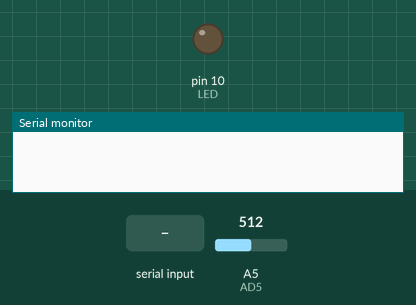
Bench run of a sketch on a simulated Arduino Uno, built with avr-gcc and run on an emulated ATmega328P. Parts: output pins drawn as LEDs (lit = HIGH), the last lines printed to the serial monitor. The inputs (shaded band) are chosen by the test bench; at power-on: A5 (AD5) = 512.

Above: at 1.2 s.
1.3 s: "7" received over Serial
At 1.7 s:
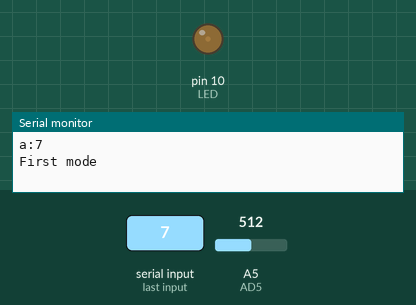
2.8 s: "8" received over Serial
At 4.0 s:
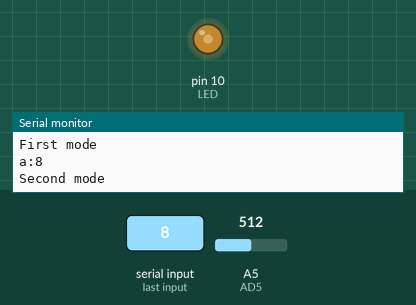
4.3 s: "9" received over Serial
At 5.2 s:
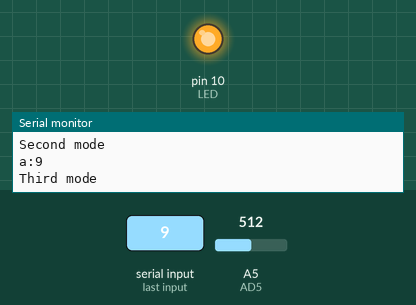
5.8 s: "6" received over Serial
At 7.1 s:
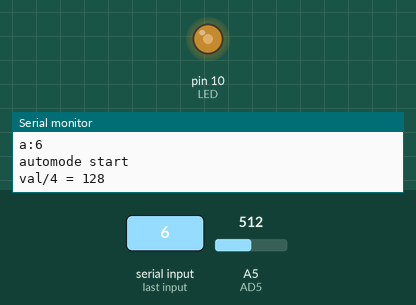
Timing chart, 0 to 8.8 s (numbered marks = the images above; inputs shaded):
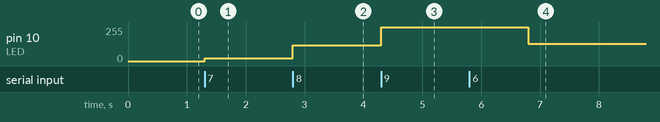

The sketch:

Photoresisstance.ino
```cpp
#define AD5 A5   //定义模拟口A5
#define LED 10   //定义数字口13

int val = 0;//光照度数值
bool auto_mode = false;
String a;
void setup()  //程序初始化
{
  pinMode(LED, OUTPUT); //设置LED为输出模式
  Serial.begin(115200);//设置波特率9600
}

void loop()//程序主体循环
{
  if (auto_mode == true) {
    automode();
  }
  if (Serial.available() > 0)//received data
  {
    String data;
    while (Serial.available() > 0) {
      data = data + char(Serial.read());
      delay(2);
    }
    a = data;
    Serial.println("a:" + a);

    if (a == "7") {
      Serial.println("First mode");
      analogWrite(LED, 20);
    }
    if (a == "8") {
      Serial.println("Second mode");
      analogWrite(LED, 120);
    }
    if (a == "9") {
      Serial.println("Third mode");
      analogWrite(LED, 255);
    }
    if (a == "6") {
      if (auto_mode == false) {
        Serial.println("automode start");
        auto_mode = true;
      } else {
        Serial.println("automode close");
        auto_mode = false;
      }
    }
  }
}

void automode() {
  val = analogRead(AD5);  //读取模拟口AD5的值，存入val变量
  //  Serial.print("val = ");  //串口输出"val = "
  //  Serial.println(val);     //串口输出val变量的值，并换行
  delay(1000);     //延时1000ms
  analogWrite(LED, val / 4);
  Serial.print("val/4 = ");  //串口输出"val = "
  Serial.println(val / 4);   //串口输出val变量的值，并换行
}
```

Measured:
- after the input at 1.3 s, pin 10 (LED): 0/255 → 20/255 at once
- after the input at 2.8 s, pin 10 (LED): 20/255 → 120/255 at once
- after the input at 4.3 s, pin 10 (LED): 120/255 → 255/255 at once
- after the input at 5.8 s, pin 10 (LED): 255/255 → 128/255 after 1.0 s
